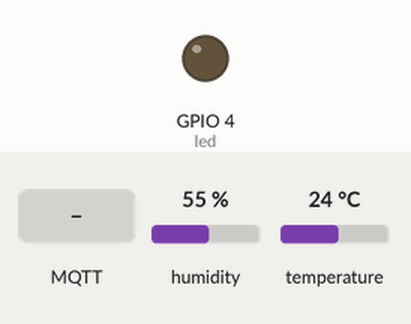
The sketch below on a simulated ESP32. Shown: output pins drawn as LEDs (lit = HIGH). The test bench sets the inputs (shaded band); at power-on: humidity 55 %, temperature 24 °C. WiFi joins after 1.5 s; servers stay silent unless stated; no MQTT or app messages arrive unless stated; what the sketch prints to the serial monitor is not drawn.

Above: at 2.7 s.
2.8 s: MQTT message "on" arrives on the first subscribed topic
At 4.2 s:
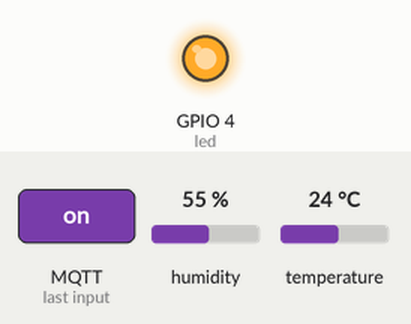
5.8 s: MQTT message "off" arrives on the first subscribed topic
At 6.5 s:
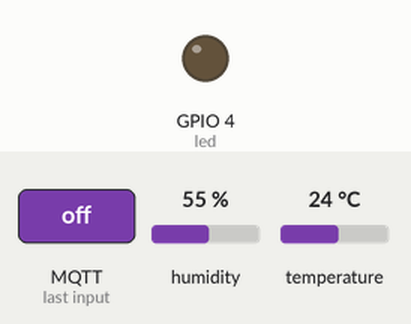
Timing chart, 0 to 8.8 s (numbered marks = the images above; inputs shaded):
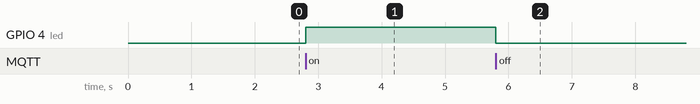

Measured:
- after the input at 2.8 s, GPIO 4 (led): LOW → HIGH at once
- after the input at 5.8 s, GPIO 4 (led): HIGH → LOW at once

The sketch:

ESP8266MQTTClient.ino
```cpp
#include <WiFi.h>
#include <PubSubClient.h>  //MQTT LIBRARY FOR PUBLISHING AND SUBSCRIBING
#include <Wire.h>
#include <Adafruit_BME280.h>
#include <Adafruit_Sensor.h>

const char* ssid = "LOL";
const char* password = "1234";

// Add your MQTT Broker IP address, example: here i used mosquitto
const char* MQTT_SERVER_IP = "192.168.1.4";

WiFiClient ESP_CLIENT;
PubSubClient client(ESP_CLIENT);
long lastMsg = 0;
char msg[50];
int value = 0;

Adafruit_BME280 bme;
float temperature = 0;
float humidity = 0;

const int led = 4;

void setup() {
  Serial.begin(115200);
  if (!bme.begin(0x76)) {
    Serial.println("BME280 sensor unavailable!");
    while (1);
  }
  setup_wifi();
  client.setServer(MQTT_SERVER_IP, 1883); //1883 is the port number
  client.setCallback(callback);

  pinMode(led, OUTPUT);
}

void setup_wifi() {
  delay(10);
  // Connect to WiFi
  Serial.println();
  Serial.print("Waiting");
  Serial.println(ssid);

  WiFi.begin(ssid, password);

  while (WiFi.status() != WL_CONNECTED) {
    delay(500);
    Serial.print(".");
  }

  Serial.println("");
  Serial.println("WiFi connected");
  Serial.println("IP address: ");
  Serial.println(WiFi.localIP());
}

void callback(char* topic, byte* message, unsigned int length) {
  Serial.print("Message arrived on topic: ");
  Serial.print(topic);
  Serial.print(". Message: ");
  String messageTemp;

  for (int i = 0; i < length; i++) {
    Serial.print((char)message[i]);
    messageTemp += (char)message[i];
  }
  Serial.println();

  if (String(topic) == "Bedroomlight") {
    Serial.print("Changing output to ");
    if(messageTemp == "on"){
      Serial.println("on");
      digitalWrite(led, HIGH);
    }
    else if(messageTemp == "off"){
      Serial.println("off");
      digitalWrite(led, LOW);
    }
  }
}

void reconnect() {
  // IF connection is lost reconnect again
  while (!client.connected()) {
    Serial.print("....");
    if (client.connect("ESP8266Client")) {
      Serial.println("connected");
      // Subscribe to the topic
      client.subscribe("Bedroomlight");
    } else {
      Serial.print("failed");
      Serial.print(client.state());
      Serial.println(" Retrying");
      delay(5000);
    }
  }
}
void loop() {
  if (!client.connected()) {
    reconnect();
  }
  client.loop();

  long now = millis();
  if (now - lastMsg > 5000) {
    lastMsg = now;
    temperature = bme.readTemperature();
    // Convert the value to a char array
    char tempString[8];
    dtostrf(temperature, 1, 2, tempString);
    Serial.print("Temperature: ");
    Serial.println(tempString);
    client.publish("temperature", tempString);

    humidity = bme.readHumidity();

    // Convert the value to a char array
    char humString[8];
    dtostrf(humidity, 1, 2, humString);
    Serial.print("Humidity: ");
    Serial.println(humString);
    client.publish("humidity", humString);
  }
}
```
